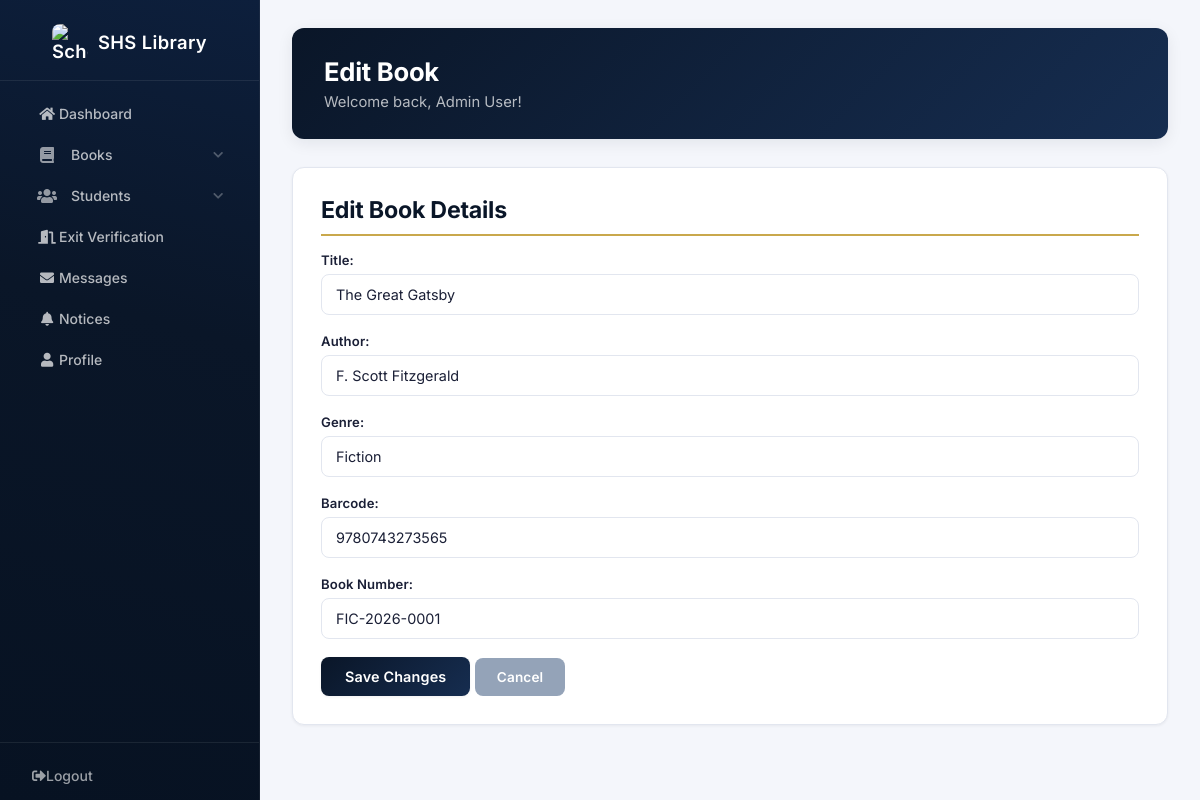
/pages/edit_book.php?book_id=1 (signed in), run on the app's committed database.
### tables this page shows
CREATE TABLE books (
    id INT AUTO_INCREMENT PRIMARY KEY,
    title VARCHAR(255) NOT NULL,
    author VARCHAR(255) NOT NULL,
    genre VARCHAR(50),
    book_number VARCHAR(50) UNIQUE NOT NULL,
    barcode VARCHAR(255) UNIQUE,
    available INT DEFAULT 1,
    total_quantity INT DEFAULT 1,
    created_at TIMESTAMP DEFAULT CURRENT_TIMESTAMP
);

### pages/edit_book.php (the view, shortened to what this page needs)
<?php
include '../includes/db.php';
$book_id = isset($_GET['book_id']) ? (int)$_GET['book_id'] : 0;
$query = $pdo->prepare("SELECT * FROM books WHERE id = ?");
$query->execute([$book_id]);
$book = $query->fetch();
?>
<!DOCTYPE html>
<html lang="en">
<head>
    <link rel="stylesheet" href="../css/styles.css">
    <link rel="stylesheet" href="../css/admin-dashboard.css">
    <link href="https://cdnjs.cloudflare.com/ajax/libs/font-awesome/5.15.4/css/all.min.css" rel="stylesheet">
</head>
<body>
    <div class="container">
        <?php include '../includes/sidebar.php'; ?>
        <div class="main-content">
            <header>
                <h1>Edit Book</h1>
                <p>Welcome back, <?php echo htmlspecialchars($_SESSION['first_name'] . ' ' . $_SESSION['last_name']); ?>!</p>
            </header>
            <?php if ($book): ?>
                <section class="admin-section">
                    <h2>Edit Book Details</h2>
                    <form method="POST" id="edit-book-form">
                        <div class="form-group">
                            <label>Title:</label>
                            <input type="text" name="title" value="<?= htmlspecialchars($book['title']) ?>" required>
                        </div>
                        <div class="form-group">
                            <label>Author:</label>
                            <input type="text" name="author" value="<?= htmlspecialchars($book['author']) ?>" required>
                        </div>
                        <div class="form-group">
                            <label>Genre:</label>
                            <select name="genre" required>
                                <option value="Fiction" <?= $book['genre'] === 'Fiction' ? 'selected' : '' ?>>Fiction</option>
                            </select>
                        </div>
                        <div class="form-group">
                            <label>Barcode:</label>
                            <input type="text" name="barcode" value="<?= htmlspecialchars($book['barcode']) ?>" required>
                        </div>
                        <div class="form-group">
                            <label>Book Number:</label>
                            <input type="text" name="book_number" value="<?= htmlspecialchars($book['book_number']) ?>" required>
                        </div>
                        <button type="submit" name="edit_book">Save Changes</button>
                        <a href="dashboard.php?tab=inventory" class="cancel-btn">Cancel</a>
                    </form>
                </section>
            <?php endif; ?>
        </div>
    </div>
</body>
</html>

### css/styles.css (style rules this page uses)
:root { --primary: #0a1628; --primary-light: #162d50; --accent: #c9a84c; --accent-hover: #e6c05e; --surface: #ffffff; --surface-alt: #f4f6fb; --border: #e2e6ef; --text: #1a1f36; --text-muted: #697386; --danger: #e5484d; --success: #30a46c; --info: #3b82f6; --radius: 12px; --radius-sm: 8px; --shadow-sm: 0 1px 3px rgba(10,22,40,0.06); --shadow: 0 4px 16px rgba(10,22,40,0.08); --shadow-lg: 0 8px 30px rgba(10,22,40,0.12); --transition: 0.2s cubic-bezier(0.4,0,0.2,1); }
* { margin: 0; padding: 0; box-sizing: border-box; font-family: 'Inter', -apple-system, BlinkMacSystemFont, sans-serif; }
body { background: var(--surface-alt); color: var(--text); -webkit-font-smoothing: antialiased; }
.container { display: flex; min-height: 100vh; }
.main-content { margin-left: 260px; padding: 28px 32px; width: calc(100% - 260px); min-height: 100vh; }
header { background: linear-gradient(135deg, var(--primary) 0%, var(--primary-light) 100%); color: white; padding: 28px 32px; border-radius: var(--radius); margin-bottom: 28px; box-shadow: var(--shadow); }
header h1 { font-size: 1.6rem; font-weight: 700; margin: 0; letter-spacing: -0.01em; }
header p { font-size: 0.925rem; margin: 6px 0 0; color: rgba(255,255,255,0.7); }
.form-group { margin-bottom: 18px; }
.form-group label { display: block; margin-bottom: 6px; font-size: 0.82rem; font-weight: 600; color: var(--text); letter-spacing: 0.01em; }
.form-group input, .form-group select { width: 100%; padding: 11px 14px; border: 1px solid var(--border); border-radius: var(--radius-sm); font-size: 0.875rem; background: var(--surface); color: var(--text); transition: all var(--transition); }
button[type="submit"], .action-btn, .reset-btn, .edit-btn, .remove-btn, .cancel-btn { padding: 11px 22px; border: none; border-radius: var(--radius-sm); cursor: pointer; font-size: 0.85rem; font-weight: 600; transition: all var(--transition); letter-spacing: 0.01em; }
button[type="submit"], .action-btn { background: linear-gradient(135deg, var(--primary) 0%, var(--primary-light) 100%); color: white; box-shadow: var(--shadow-sm); }
.cancel-btn { background: #94a3b8; color: white; text-decoration: none; display: inline-flex; align-items: center; gap: 6px; }
.form-group { margin-bottom: 14px; }
.form-group label { display: block; font-weight: 600; font-size: 0.85rem; color: var(--text); margin-bottom: 6px; }

### css/admin-dashboard.css (style rules this page uses)
.admin-section { margin: 20px 0; padding: 24px; border: 1px solid #e2e6ef; border-radius: 12px; background: #ffffff; box-shadow: 0 1px 3px rgba(10,22,40,0.06); transition: box-shadow 0.2s cubic-bezier(0.4,0,0.2,1); }
.admin-section h2 { color: #0a1628; margin-bottom: 16px; border-bottom: 2px solid #c9a84c; padding-bottom: 10px; font-size: 1.3rem; font-weight: 700; letter-spacing: -0.01em; }
.admin-section .form-group { margin-bottom: 18px; }
.admin-section .form-group label { display: block; font-size: 0.82rem; font-weight: 600; color: #1a1f36; margin-bottom: 6px; letter-spacing: 0.01em; }
.admin-section .form-group input, .admin-section .form-group select { width: 100%; padding: 11px 14px; border: 1px solid #e2e6ef; border-radius: 8px; background: #ffffff; font-size: 0.875rem; font-family: inherit; color: #1a1f36; transition: all 0.2s cubic-bezier(0.4,0,0.2,1); }
.admin-section button[type="submit"] { width: 100%; padding: 12px; background: linear-gradient(135deg, #0a1628 0%, #162d50 100%); color: white; border: none; border-radius: 8px; font-size: 0.9rem; font-weight: 600; font-family: inherit; cursor: pointer; transition: all 0.2s cubic-bezier(0.4,0,0.2,1); letter-spacing: 0.01em; }
.form-group select { appearance: none; background-repeat: no-repeat; background-position: right 10px center; background-size: 18px; padding-right: 36px !important; }
@media (min-width: 768px) { .admin-section { padding: 28px; } }
@media (min-width: 768px) { .admin-section h2 { font-size: 1.45rem; } }
@media (min-width: 768px) { .admin-section .form-group input, .admin-section .form-group select { font-size: 0.9rem; } }
@media (min-width: 768px) { .admin-section button[type="submit"] { width: auto; padding: 11px 24px; } }

### pages/edit_book.php (style rules this page uses)
.cancel-btn { display: inline-flex; align-items: center; gap: 6px; }

### data on the page
books: title "The Great Gatsby", author "F. Scott Fitzgerald", genre "Fiction", barcode "9780743273565", book_number "FIC-2026-0001"

### other printed values
$_SESSION['first_name'] . ' ' . $_SESSION['last_name'] "Admin User"
